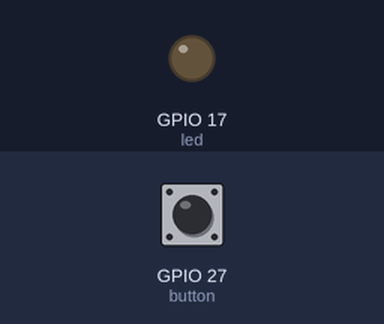
Bench run of a program on a simulated Raspberry Pi (BCM pin numbers). Shown: output pins drawn as LEDs (lit = HIGH). The test bench sets the inputs (shaded band); at power-on: GPIO 27 (button) HIGH. What the program prints to the terminal is not drawn.

Above: at 1.2 s.
1.3 s: GPIO 27 (button) pulled LOW for 0.15 s
At 1.37 s:
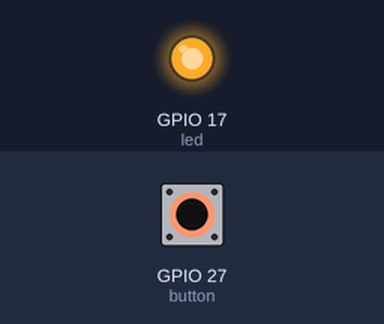
2.9 s: GPIO 27 (button) pulled LOW for 3.2 s
At 7.0 s:
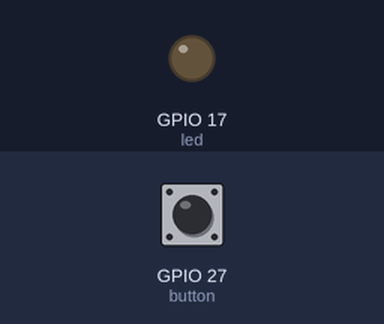
Timing chart, 0 to 8.5 s (numbered marks = the images above; inputs shaded):
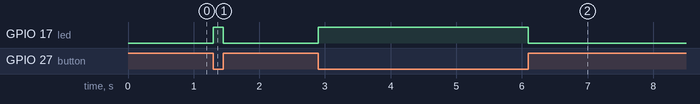

The program:

button_led.py
```python
#!/usr/bin/env python3
# Project 1: the LED lights while you hold the button.
from gpiozero import LED, Button
from signal import pause

led = LED(17)          # GPIO 17, physical pin 11
button = Button(27)    # GPIO 27, physical pin 13; other leg to GND

button.when_pressed = led.on
button.when_released = led.off

print("Press the button. Ctrl+C to stop.")
pause()                # wait for button events forever
```

Measured:
- after the input at 1.3 s, GPIO 17 (led): LOW → HIGH at once, → LOW 0.15 s later
- after the input at 2.9 s, GPIO 17 (led): LOW → HIGH at once, → LOW 3.2 s later
